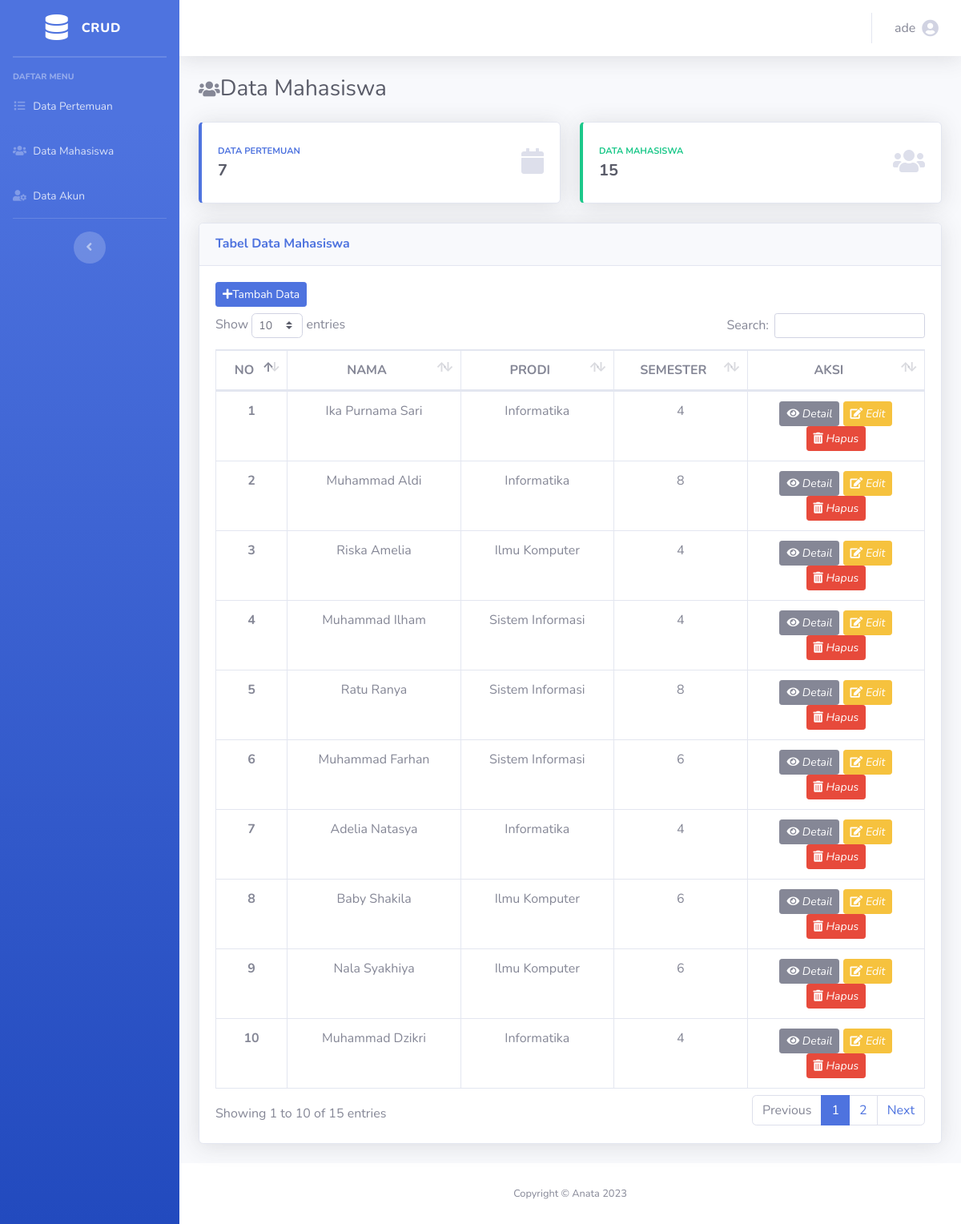
/mahasiswa.php (signed in), run on the app's committed database.
### tables this page shows
CREATE TABLE `data_mahasiswa` (
  `id_mahasiswa` int(10) NOT NULL,
  `nama` varchar(225) NOT NULL,
  `prodi` varchar(100) NOT NULL,
  `semester` int(11) NOT NULL,
  `no_hp` varchar(20) NOT NULL,
  `email` varchar(100) NOT NULL,
  `foto` varchar(100) NOT NULL
);

### config/controller.php (called while the page is built, shortened)
<?php
include 'koneksi.php';
function select($query){
  global $db;
  $result = mysqli_query($db, $query);
  $rows = [];
  while ($row = mysqli_fetch_assoc($result)){
    $rows[] = $row;
  }
  return $rows;
}

### mahasiswa.php (the view, shortened to what this page needs)
<?php
include 'layout/header.php';
$mahasiswa = select("SELECT * FROM data_mahasiswa");
?>
<div id="content-wrapper" class="d-flex flex-column">
  <div id="content">
    <nav class="navbar navbar-expand navbar-light bg-white topbar mb-4 static-top shadow">
      <ul class="navbar-nav ml-auto">
        <li class="nav-item dropdown no-arrow">
          <a class="nav-link dropdown-toggle" href="#" id="userDropdown" role="button" data-toggle="dropdown" aria-haspopup="true" aria-expanded="false">
            <span class="mr-2 d-none d-lg-inline text-gray-600"><?= $_SESSION['nama']; ?></span>
            <i class="fas fa-user-circle fa-lg"></i>
          </a>
        </li>
      </ul>
    </nav>
    <div class="container-fluid">
      <div class="d-sm-flex align-items-center mb-4">
      <i class="fas fa-fw fa-users fa-lg"></i>
        <h1 class="h3 mb-0 text-gray-800">Data Mahasiswa</h1>
      </div>
      <div class="row">
        <div class="col-xl-6 col-md-6 mb-4">
          <div class="card border-left-primary shadow h-100 py-2">
            <div class="card-body">
              <div class="row no-gutters align-items-center">
                <div class="col mr-2">
                  <div class="text-xs font-weight-bold text-primary text-uppercase mb-1">
                    Data Pertemuan</div>
                  <div class="h5 mb-0 font-weight-bold text-gray-800">7</div>
                </div>
                <div class="col-auto">
                  <i class="fas fa-calendar fa-2x text-gray-300"></i>
                </div>
              </div>
            </div>
          </div>
        </div>
        <div class="col-xl-6 col-md-6 mb-4">
          <div class="card border-left-success shadow h-100 py-2">
            <div class="card-body">
              <div class="row no-gutters align-items-center">
                <div class="col mr-2">
                  <div class="text-xs font-weight-bold text-success text-uppercase mb-1">
                    Data Mahasiswa</div>
                  <div class="h5 mb-0 font-weight-bold text-gray-800">15</div>
                </div>
                <div class="col-auto">
                  <i class="fas fa-users fa-2x text-gray-300"></i>
                </div>
              </div>
            </div>
          </div>
        </div>
      </div>
      <div class="card shadow mb-4">
        <div class="card-header py-3">
          <h6 class="m-0 font-weight-bold text-primary">Tabel Data Mahasiswa</h6>
        </div>
        <div class="card-body">
          <a href="tambah_mhs.php" class="btn btn-primary btn-sm mb-2"><i class="fas fa-plus"></i>Tambah Data</a>
          <div class="table-responsive">
            <table id="dataTable" class="table table-bordered" width="100%" cellspacing="0">
              <thead>
                <tr>
                  <th scope="col" class="text-center">NO</th>
                  <th scope="col" class="text-center">NAMA</th>
                  <th scope="col" class="text-center">PRODI</th>
                  <th scope="col" class="text-center">SEMESTER</th>
                  <th scope="col" class="text-center">AKSI</th>
                </tr>
              </thead>
              <tbody class="text-center">
                <?php $no = 1; ?>
                <?php foreach ($mahasiswa as $data_mahasiswa) : ?>
                  <tr>
                    <th><?= $no++; ?></th>
                    <td><?= $data_mahasiswa['nama']; ?></td>
                    <td><?= $data_mahasiswa['prodi']; ?></td>
                    <td><?= $data_mahasiswa['semester']; ?></td>
                    <td class="text-center" width="25%">
                      <a href="detail_mhs.php?id_mahasiswa= <?= $data_mahasiswa['id_mahasiswa']; ?>" class="btn btn-secondary btn-sm text-white">
                        <i class="fas fa-eye"></i>
                        <i>Detail</i>
                      </a>
                      <a href="edit_mhs.php?id_mahasiswa= <?= $data_mahasiswa['id_mahasiswa']; ?>" class="btn btn-warning btn-sm text-white">
                        <i class="fas fa-edit"></i>
                        <i>Edit</i>
                      </a>
                      <span>
                        <button type="button" class="btn btn-danger btn-sm text-white" data-toggle="modal" data-target="#hapusModal<?= $data_mahasiswa['id_mahasiswa']; ?>">
                          <i class="fas fa-trash-alt"></i>
                          <i>Hapus</i>
                        </button>
                    </td>
                  </tr>
                <?php endforeach; ?>
              </tbody>
            </table>
          </div>
        </div>
      </div>
    </div>
  </div>
  <?php
  include 'layout/footer.php';
  ?>

### data on the page
data_mahasiswa: nama "Ika Purnama Sari", prodi "Informatika", semester "4"
data_mahasiswa: nama "Muhammad Aldi", prodi "Informatika", semester "8"
data_mahasiswa: nama "Riska Amelia", prodi "Ilmu Komputer", semester "4"
data_mahasiswa: nama "Muhammad Ilham", prodi "Sistem Informasi", semester "4"
data_mahasiswa: nama "Ratu Ranya", prodi "Sistem Informasi", semester "8"
data_mahasiswa: nama "Muhammad Farhan", prodi "Sistem Informasi", semester "6"
data_mahasiswa: nama "Adelia Natasya", prodi "Informatika", semester "4"
data_mahasiswa: nama "Baby Shakila", prodi "Ilmu Komputer", semester "6"
data_mahasiswa: nama "Nala Syakhiya", prodi "Ilmu Komputer", semester "6"
data_mahasiswa: nama "Muhammad Dzikri", prodi "Informatika", semester "4"

### other printed values
$_SESSION['nama'] "ade"
